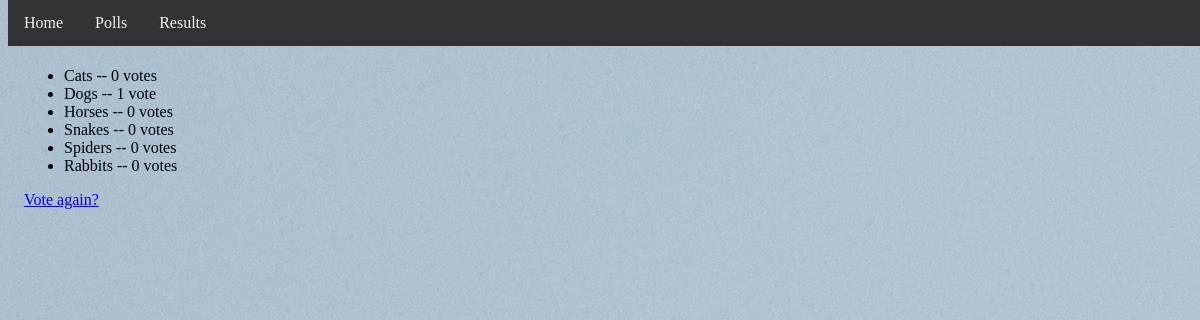
Before: /polls/4/results/ with the older database file.
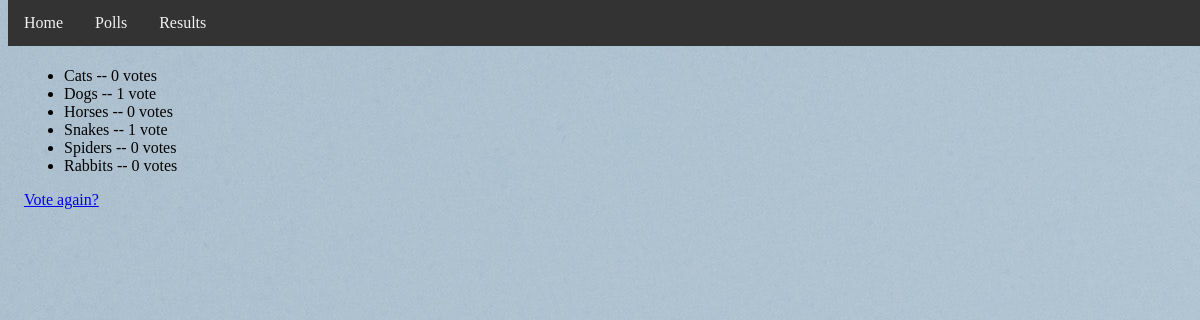
After: the same page with the newer database file.
### polls/models.py (models this page shows, shortened)
class Choice(models.Model):
    question = models.ForeignKey(Question, on_delete=models.CASCADE)
    choice_text = models.CharField(max_length=200)
    votes = models.IntegerField(default=0)

### polls/views.py (the view)
# urls.py: path('<int:pk>/results/', views.ResultsView.as_view(), name='results'),
class ResultsView(generic.DetailView):
    model = Question
    template_name = 'polls/results.html'

### polls/templates/polls/results.html (shortened to what this page needs)
<!DOCTYPE html>
{% extends './base.html' %}
{% load static %}
{% block content %}
<ul>
  {% for choice in question.choice_set.all %}
  <li>
    {{ choice.choice_text }} -- {{ choice.votes }} vote{{ choice.votes|pluralize }}
  </li>
  {% endfor %}
</ul>
<a href="{% url 'polls:detail' question.id %}">Vote again?</a>
{% endblock %}

Changed rows visible on the page:
changed Choice "Snakes": votes "0" → "1"
